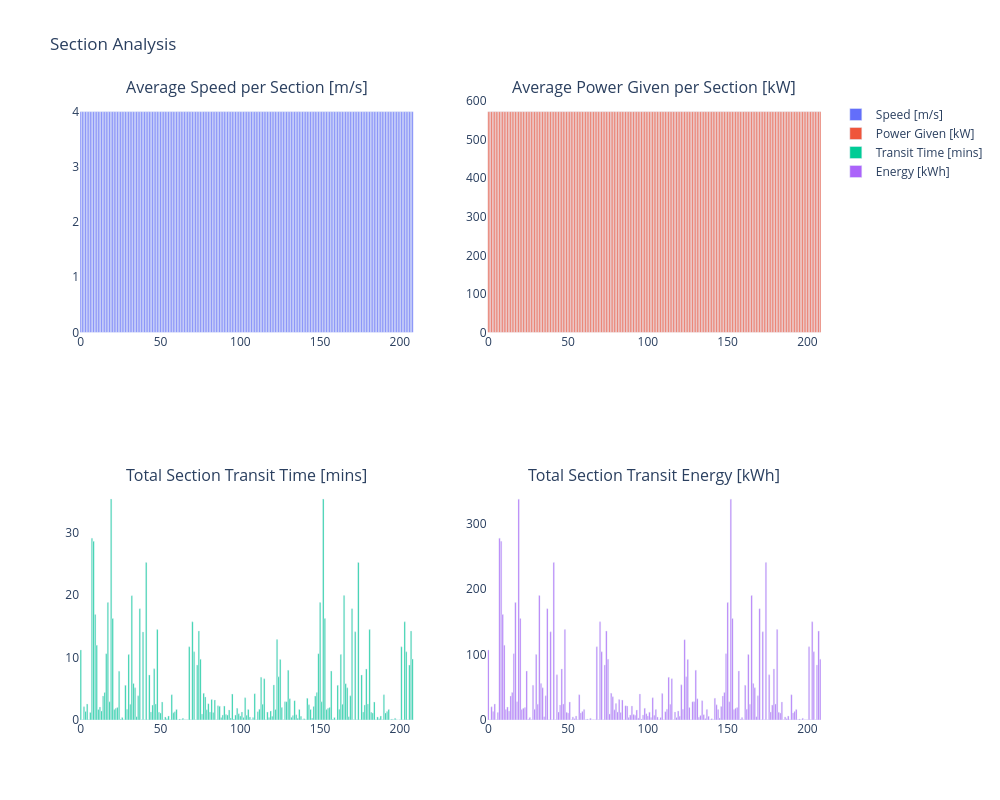

Notebook cell for this chart:
### Code cell
# Calculate average speed
average_speed = df_eventtable_energy_fuel['distance (m)'] / df_eventtable_energy_fuel['duration (s)']

# Calculate durations in minutes
durations = [
    (row['stop time'] - row['start time']).total_seconds() / 60
    for _, row in df_eventtable_energy_fuel.iterrows()
]

# Create 2x2 subplot figure
fig = make_subplots(rows=2, cols=2, subplot_titles=[
    'Average Speed per Section [m/s]',
    'Average Power Given per Section [kW]',
    'Total Section Transit Time [mins]',
    'Total Section Transit Energy [kWh]'
])

# Add bar charts to subplots
fig.add_trace(go.Bar(x=df.index, y=average_speed, name='Speed [m/s]'), row=1, col=1)
fig.add_trace(go.Bar(x=df.index, y=df_eventtable_energy_fuel['P_given (kW)'], name='Power Given [kW]'), row=1, col=2)
fig.add_trace(go.Bar(x=df.index, y=durations, name='Transit Time [mins]'), row=2, col=1)
fig.add_trace(go.Bar(x=df.index, y=df_eventtable_energy_fuel['total_energy (kWh)'], name='Energy [kWh]'), row=2, col=2)

# Update layout
fig.update_layout(
    height=800,
    width=1000,
    title_text='Section Analysis',
    plot_bgcolor='white'
)

# fig.show()

### Figure 1 — Plotly figure (JSON) as saved in the notebook; plotly's stock layout.template omitted (floating-point values rounded to 4 significant figures; data arrays with more than 128 entries replaced by an {"elided": "..."} marker saying what was removed)
{"data": [{"name": "Speed [m/s]", "type": "bar", "x": {"elided": "266 int values"}, "xaxis": "x", "y": {"elided": "209 float values"}, "yaxis": "y"}, {"name": "Power Given [kW]", "type": "bar", "x": {"elided": "266 int values"}, "xaxis": "x2", "y": {"elided": "209 float values"}, "yaxis": "y2"}, {"name": "Transit Time [mins]", "type": "bar", "x": {"elided": "266 int values"}, "xaxis": "x3", "y": {"elided": "209 float values"}, "yaxis": "y3"}, {"name": "Energy [kWh]", "type": "bar", "x": {"elided": "266 int values"}, "xaxis": "x4", "y": {"elided": "209 float values"}, "yaxis": "y4"}], "layout": {"annotations": [{"font": {"size": 16}, "showarrow": false, "text": "Average Speed per Section [m/s]", "x": 0.225, "xanchor": "center", "xref": "paper", "y": 1, "yanchor": "bottom", "yref": "paper"}, {"font": {"size": 16}, "showarrow": false, "text": "Average Power Given per Section [kW]", "x": 0.775, "xanchor": "center", "xref": "paper", "y": 1, "yanchor": "bottom", "yref": "paper"}, {"font": {"size": 16}, "showarrow": false, "text": "Total Section Transit Time [mins]", "x": 0.225, "xanchor": "center", "xref": "paper", "y": 0.375, "yanchor": "bottom", "yref": "paper"}, {"font": {"size": 16}, "showarrow": false, "text": "Total Section Transit Energy [kWh]", "x": 0.775, "xanchor": "center", "xref": "paper", "y": 0.375, "yanchor": "bottom", "yref": "paper"}], "height": 800, "plot_bgcolor": "white", "title": {"text": "Section Analysis"}, "width": 1000, "xaxis": {"anchor": "y", "domain": [0, 0.45]}, "xaxis2": {"anchor": "y2", "domain": [0.55, 1]}, "xaxis3": {"anchor": "y3", "domain": [0, 0.45]}, "xaxis4": {"anchor": "y4", "domain": [0.55, 1]}, "yaxis": {"anchor": "x", "domain": [0.625, 1]}, "yaxis2": {"anchor": "x2", "domain": [0.625, 1]}, "yaxis3": {"anchor": "x3", "domain": [0, 0.375]}, "yaxis4": {"anchor": "x4", "domain": [0, 0.375]}}}
